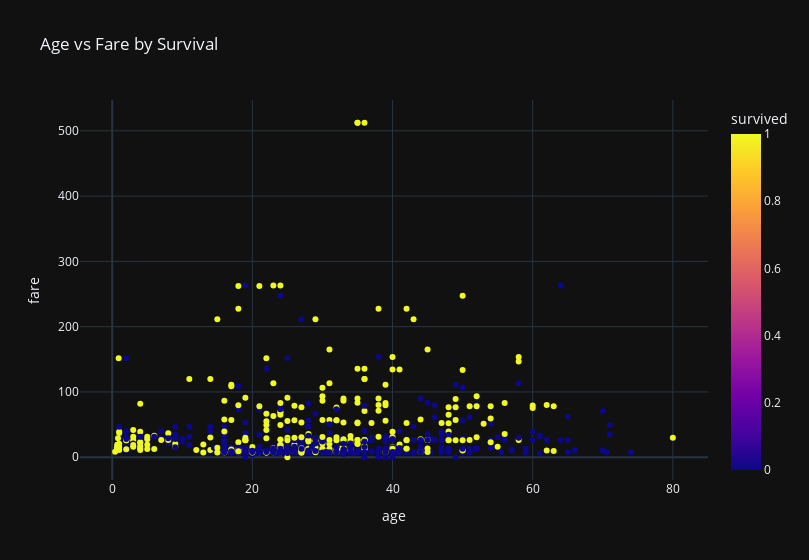

The notebook cell saved with this chart:
### Code cell
px.scatter(df,x='age',y='fare', color='survived', title='Age vs Fare by Survival',
           template='plotly_dark', width=809)

### Figure 1 — Plotly figure (JSON) as saved in the notebook; plotly's stock layout.template omitted (floating-point values rounded to 4 significant figures; data arrays with more than 128 entries replaced by an {"elided": "..."} marker saying what was removed)
{"data": [{"hovertemplate": "age=%{x}<br>fare=%{y}<br>survived=%{marker.color}<extra></extra>", "legendgroup": "", "marker": {"color": {"elided": "891 int values"}, "coloraxis": "coloraxis", "symbol": "circle"}, "mode": "markers", "name": "", "orientation": "v", "showlegend": false, "type": "scatter", "x": {"elided": "891 float values"}, "xaxis": "x", "y": {"elided": "891 float values"}, "yaxis": "y"}], "layout": {"coloraxis": {"colorbar": {"title": {"text": "survived"}}, "colorscale": [[0, "#0d0887"], [0.1111, "#46039f"], [0.2222, "#7201a8"], [0.3333, "#9c179e"], [0.4444, "#bd3786"], [0.5556, "#d8576b"], [0.6667, "#ed7953"], [0.7778, "#fb9f3a"], [0.8889, "#fdca26"], [1, "#f0f921"]]}, "legend": {"tracegroupgap": 0}, "title": {"text": "Age vs Fare by Survival"}, "width": 809, "xaxis": {"anchor": "y", "domain": [0, 1], "title": {"text": "age"}}, "yaxis": {"anchor": "x", "domain": [0, 1], "title": {"text": "fare"}}}}
